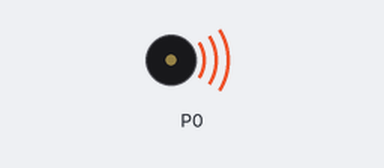
Recording of a program running on a simulated BBC micro:bit running MicroPython. Parts: buzzer (waves = sounding).

Above: at 0.2 s.
Timing chart, 0 to 23.2 s (numbered marks = the images above):
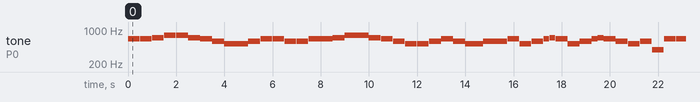

Measured:
- by itself, tone on P0: plays 659 Hz for 0.49 s, 659 Hz for 0.49 s, 698 Hz for 0.49 s, 784 Hz for 0.49 s, 784 Hz for 0.49 s, 698 Hz for 0.49 s … (293 notes in this stretch)

The program:

microbit-Passive_Buzzer.py
```python
from microbit import *
import music

tune = ["E5:4", "E5:4", "F5:4", "G5:4", "G5:4", "F5:4", "E5:4", "D5:4",
        "C5:4", "C5:4", "D5:4", "E5:4", "E5:4", "D5:4", "D5:4", "E5:4",
        "E5:4", "F5:4", "G5:4", "G5:4", "F5:4", "E5:4", "D5:4", "C5:4",
        "C5:4", "D5:4", "E5:4", "D5:4", "C5:2", "C5:4", "D5:4", "D5:4",
        "E5:4", "C5:4", "D5:4", "E5:2", "F5:2", "E5:4", "C5:4", "D5:4",
        "E5:2", "F5:2", "E5:4", "D5:4", "C5:4", "D5:4", "G4:4", "E5:4",
        "E5:4", "E5:4", "F5:4", "G5:4", "G5:4", "F5:4", "E5:4", "D5:4",
        "C5:4", "C5:4", "D5:4", "E5:4", "D5:4", "C5:2", "C5:4", "D5:4",
        "D5:4", "E5:4", "C5:4", "D5:4", "E5:2", "F5:2", "E5:4", "C5:4",
        "D5:4", "E5:2", "F5:2", "E5:4", "D5:4", "C5:4", "D5:4", "G4:4",
        "E5:4", "E5:4", "E5:4", "F5:4", "G5:4", "G5:4", "F5:4", "E5:4",
        "C5:4", "C5:4", "C5:4", "D5:4", "E5:4", "D5:4", "C5:2", "C5:4",
        "D5:4", "C5:2", "C5:4", "G5:4", "F5:4", "E5:2", "E5:4", "C5:4",
        "B5:4", "A5:2", "A5:4", "F5:2", "D5:2", "C5:2", "B4:2", "D5:2",
        "B4:2", "A4:2", "G4:2", "A4:2", "B4:2", "C5:2", "E5:2", "D5:2",
        "B4:2", "C5:4", "C5:2", "C5:1", "C5:4"]

while True:
    music.play(tune)
```
